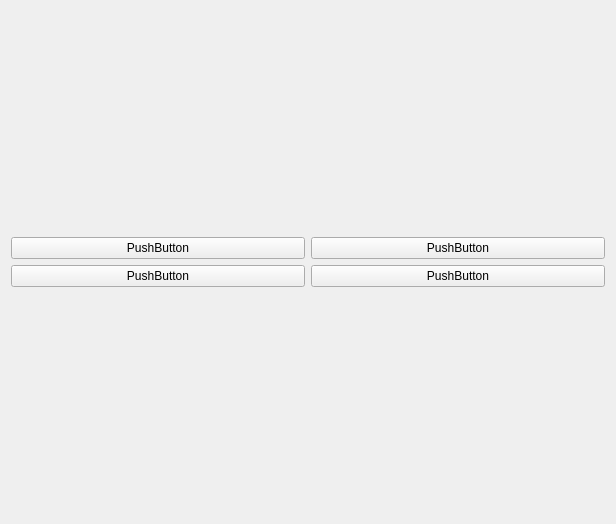
<?xml version="1.0" encoding="UTF-8"?>
<ui version="4.0">
 <class>son_demo</class>
 <widget class="QWidget" name="son_demo">
  <property name="geometry">
   <rect>
    <x>0</x>
    <y>0</y>
    <width>616</width>
    <height>524</height>
   </rect>
  </property>
  <property name="windowTitle">
   <string>SonDemo</string>
  </property>
  <layout class="QVBoxLayout" name="MainDemo">
   <item>
    <layout class="QHBoxLayout" name="horizontalLayout">
     <item>
      <layout class="QVBoxLayout" name="verticalLayout">
       <item>
        <widget class="QPushButton" name="pushButton_2">
         <property name="text">
          <string>PushButton</string>
         </property>
        </widget>
       </item>
       <item>
        <widget class="QPushButton" name="pushButton">
         <property name="text">
          <string>PushButton</string>
         </property>
        </widget>
       </item>
      </layout>
     </item>
     <item>
      <layout class="QVBoxLayout" name="verticalLayout_3">
       <item>
        <widget class="QPushButton" name="pushButton_4">
         <property name="text">
          <string>PushButton</string>
         </property>
        </widget>
       </item>
       <item>
        <widget class="QPushButton" name="pushButton_3">
         <property name="text">
          <string>PushButton</string>
         </property>
        </widget>
       </item>
      </layout>
     </item>
    </layout>
   </item>
  </layout>
 </widget>
 <resources/>
 <connections/>
</ui>
